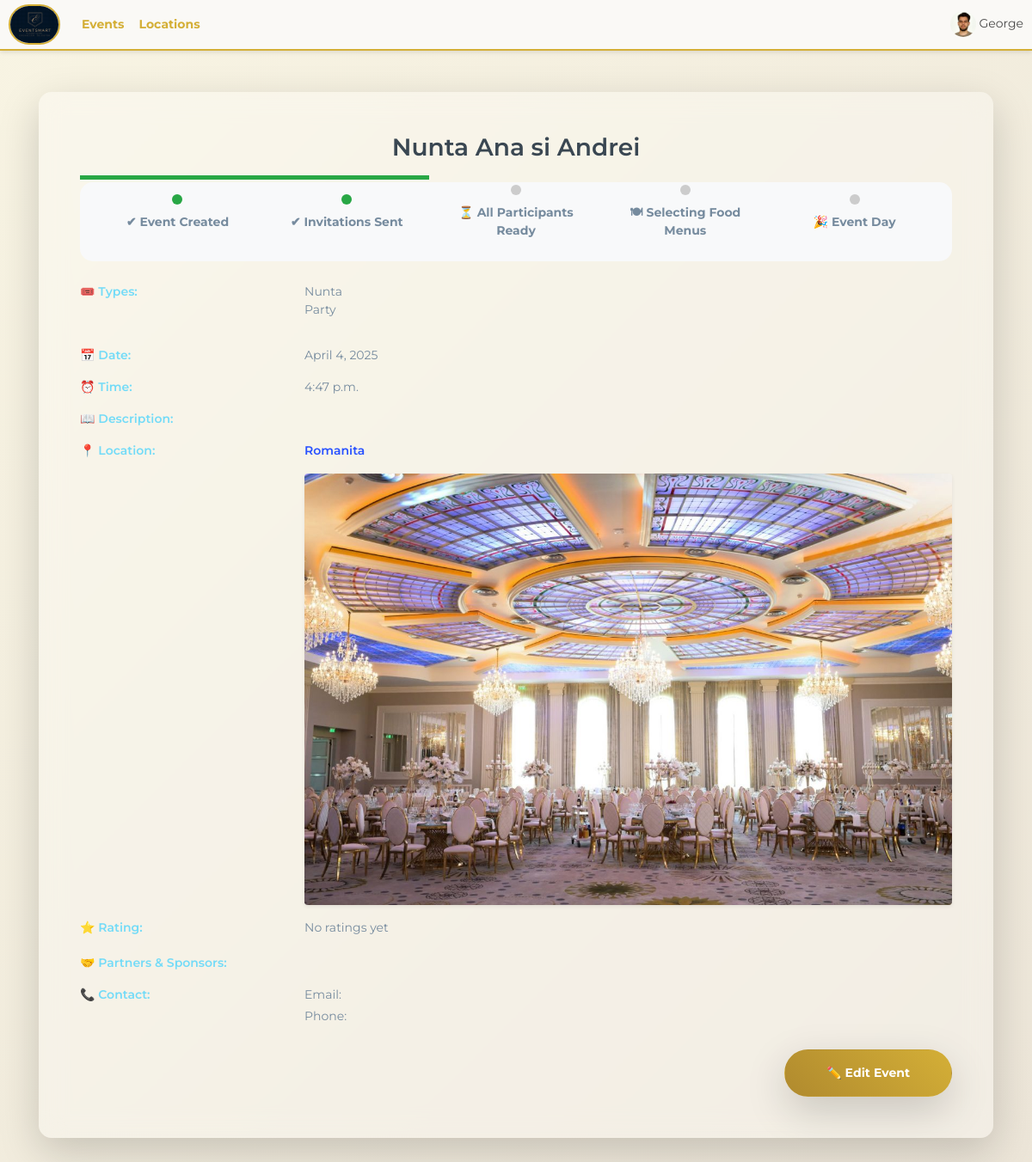
/event/2/details/ (signed in), run on the app's committed database.
### base/models.py (models this page shows, shortened)
class Profile(models.Model):
    user = models.ForeignKey(User, on_delete=models.CASCADE, null=True, blank=True)
    username = models.CharField(max_length=150, unique=True)
    password = models.CharField(max_length=128)
    email = models.EmailField()
    description = models.TextField(null=True, blank=True)
    photo = models.ImageField(upload_to='profile_photos/', null=True, blank=True, default="poze_invitati/male.jpg")
    approved = models.BooleanField(default=False)
    number = models.CharField(max_length=15,default="+(40) 748364823")
    age = models.IntegerField(default=20)
    first_name = models.CharField(null=True, blank=True,max_length=15)
    last_name = models.CharField(null=True, blank=True,max_length=15)
    location = models.CharField(null=True, blank=True,max_length=60)
    street = models.CharField(null=True, blank=True,max_length=100)
    zip_code = models.CharField(null=True, blank=True,max_length=10)
    facebook = models.CharField(null=True, blank=True,max_length=100)
    instagram = models.CharField(null=True, blank=True,max_length=100)
    work_link = models.CharField(null=True, blank=True,max_length=100)
    google_link = models.CharField(null=True, blank=True,max_length=100)
    country = models.CharField(null=True, blank=True,max_length=100)
    created_at = models.DateTimeField(auto_now_add=True)
    USER_TYPE_CHOICES = (
        ('admin', 'Admin'),
        ('organizer', 'Organizer'),
        ('guest', 'Guest'),
        ('staff', 'Staff')
    )
    user_type = models.CharField(
        max_length=20,
        choices=USER_TYPE_CHOICES,
        default='guest'
    )

class Event(models.Model):
    location = models.ForeignKey(Location, on_delete=models.SET_NULL, null=True, blank=True)
    event_name = models.CharField(max_length=100)
    event_date = models.DateField()
    event_time = models.TimeField()
    event_description = models.TextField(null=True, blank=True)
    created_at = models.DateTimeField(auto_now_add=True)
    guests = models.ManyToManyField(Guests, related_name='events', blank=True)
    completed = models.BooleanField(default=False)
    types = models.ManyToManyField(Type, blank=True)
    cost = models.DecimalField(max_digits=10, decimal_places=2, default=3000)
    updated_at = models.DateTimeField(auto_now=True)
    is_canceled = models.BooleanField(default=False)
    organized_by = models.ForeignKey(
        User,
        on_delete=models.CASCADE,
        related_name="organized_events",
        blank=True,
        null=True
    )

class Type(models.Model):
    name = models.CharField(max_length=100)

class Location(models.Model):
    owner = models.ForeignKey(User, on_delete=models.SET_NULL, null=True)
    name = models.CharField(max_length=100)
    description = models.TextField(null=True, blank=True)
    gallery = models.ImageField(upload_to='images/', null=True, blank=True)
    location = models.TextField(max_length=30)
    types = models.ManyToManyField(Type, blank=True)
    seats_numbers = models.IntegerField(null=True, blank=True)
    created_at = models.DateTimeField(auto_now_add=True)
    cost = models.DecimalField(max_digits=12, decimal_places=2,default=3000)
    number = models.CharField(max_length=20, default="+(40) 74 83 64 823")
    def __str__(self):
        return self.name

### base/views.py (the view)
def event_details(request, event_id):
    event = get_object_or_404(Event, id=event_id)
    return render(request, 'base/event_details.html', {'event': event})

### base/context_processors.py (called while the page is built)
def media_url(request):
    return {
        'MEDIA_URL': settings.MEDIA_URL
    }

### base/templates/base/event_details.html (shortened to what this page needs)
{% extends 'main.html' %}
{% block content %}
<div class="container mt-5">
    <div class="card shadow-lg border-0 glass-effect">
        <div class="card-body p-5">
            <h2 class="text-center text-gradient mb-4">{{ event.event_name }}</h2>
            <div class="timeline">
                <div class="timeline-item active">✔ Event Created</div>
                <div class="timeline-item active">✔ Invitations Sent</div>
                <div class="timeline-item">⏳ All Participants Ready</div>
                <div class="timeline-item">🍽 Selecting Food Menus</div>
                <div class="timeline-item">🎉 Event Day</div>
            </div>
            <div class="row mb-3">
                <div class="col-sm-3 fw-bold text-secondary">🎟️ Types:</div>
                <div class="col-sm-9">
                    {% if event.types.all %}
                        <ul>
                            {% for type in event.types.all %}
                                <li>{{ type.name }}</li>
                            {% endfor %}
                        </ul>
                    {% else %}
                        <span class="text-muted">No types specified</span>
                    {% endif %}
                </div>
            </div>
            <div class="row mb-3">
                <div class="col-sm-3 fw-bold text-secondary">📅 Date:</div>
                <div class="col-sm-9">{{ event.event_date }}</div>
            </div>
            <div class="row mb-3">
                <div class="col-sm-3 fw-bold text-secondary">⏰ Time:</div>
                <div class="col-sm-9">{{ event.event_time }}</div>
            </div>
            <div class="row mb-3">
                <div class="col-sm-3 fw-bold text-secondary">📖 Description:</div>
                <div class="col-sm-9">{{ event.event_description }}</div>
            </div>
            <div class="row mb-3">
                <div class="col-sm-3 fw-bold text-secondary">📍 Location:</div>
                <div class="col-sm-9">
                    {% if event.location %}
                        <a href="{% url 'location' event.location.pk %}" class="text-decoration-none fw-bold text-primary">
                            {{ event.location }}
                        </a>
                    {% else %}
                        <span class="text-muted">Not specified</span>
                    {% endif %}
                    {% if event.location.gallery %}
                        <div class="mt-3">
                            <img src="{{ event.location.gallery.url }}" alt="Location Image" class="img-fluid rounded shadow-sm location-image">
                        </div>
                    {% endif %}
                </div>
            </div>
            <div class="row mb-3">
                <div class="col-sm-3 fw-bold text-secondary">⭐ Rating:</div>
                <div class="col-sm-9">
                    {% if event.average_rating %}
                        <p>{{ event.average_rating }} / 5 ({{ event.num_reviews }} reviews)</p>
                    {% else %}
                        <p>No ratings yet</p>
                    {% endif %}
                </div>
            </div>
            <div class="row mb-3">
                <div class="col-sm-3 fw-bold text-secondary">🤝 Partners & Sponsors:</div>
                <div class="col-sm-9">
                </div>
            </div>
            <div class="row mb-3">
                <div class="col-sm-3 fw-bold text-secondary">📞 Contact:</div>
                <div class="col-sm-9">
                    <p>Email: <a href="mailto:{{ event.contact_email }}" class="text-primary">{{ event.contact_email }}</a></p>
                    <p>Phone: <a href="tel:{{ event.contact_phone }}" class="text-primary">{{ event.contact_phone }}</a></p>
                </div>
            </div>
            <div class="d-flex justify-content-center mt-4">
                <a href="{% url 'edit_event' event.id %}" class="btn btn-gradient px-5 py-3 rounded-pill shadow-lg">✏️ Edit Event</a>
            </div>
        </div>
    </div>
</div>
{% endblock %}

### templates/navbar.html (shortened to what this page needs)
<div class="header">
    <div class="first">
        <a href="{% url 'home-organizer' %}">
            <img class="logo" src="{{ MEDIA_URL }}logos/logo.jpg" alt="EventEase Logo">
        </a>
        {% if request.user.is_authenticated %}
        <div class="events-dropdown">
            <span>Events</span>
        </div>
        <div class="locations-dropdown" style="margin-left: 2px;">
            <span>Locations</span>
        </div>
        {% endif %}
    </div>
    <div class="second">
        {% if request.user.is_authenticated %}
        <div class="profile-dropdown">
            <img src="{{ request.user.profile_set.first.photo.url }}" alt="Profile Picture" style="width:30px;height:30px;border-radius:50%;">
            <span>{{ user.username }}</span>
        </div>
        {% else %}
            {% if request.path != '/login/' and request.path != '/register/' %}
                <a href="{% url 'login' %}">Login</a>
            {% endif %}
        {% endif %}
    </div>
</div>

### static/css/styles.css (style rules this page uses)
.card p { margin-bottom: 4px; font-size: 14px; }
.header { display: flex; flex-direction: row; align-items: center; background-color: #FAF9F6; padding: 5px 10px; border-bottom: 2px solid #D4AF37; box-shadow: 0 2px 5px rgba(0, 0, 0, 0.1); }
body { font-family: Arial, sans-serif; background-color: #FAF9F6; margin: 0; }
a { color: #D4AF37; text-decoration: none; }
.task_manager span, a { margin-left: auto; }
:root { --primary-color: #2E8B57; --secondary-color: #D4AF37; --text-color: #002B5B; }

### templates/navbar.html (style rules this page uses)
.logo { width: 60px; margin-right: 10px; height: auto; border-radius: 40px; border: 2px solid #D4AF37; }
.first { display: flex; flex-direction: row; align-items: center; }
.first a { margin-right: 15px; color: #D4AF37; font-size: 1em; text-decoration: none; font-weight: bold; }
.second { margin-left: auto; display: flex; flex-direction: column; align-items: center; }
.profile-dropdown, .events-dropdown, .locations-dropdown { position: relative; display: inline-block; }
.events-dropdown span, .locations-dropdown span { color: #D4AF37; font-size: 1em; font-weight: bold; margin-right: 15px; }
body { overflow-x: hidden; }

### base/templates/base/event_details.html (style rules this page uses)
body { background: linear-gradient(135deg, #F8F4E3, #ECE5D8); color: #4A4A4A; }
.glass-effect { background: rgba(255, 255, 255, 0.3); border-radius: 15px; backdrop-filter: blur(15px); border: 1px solid rgba(255, 255, 255, 0.2); }
.timeline { display: flex; justify-content: space-between; align-items: center; padding: 15px; background: #f8f9fa; border-radius: 15px; margin-bottom: 25px; position: relative; }
.timeline-item { flex: 1; text-align: center; font-weight: bold; padding: 10px; position: relative; }
.timeline-item::before { content: ""; position: absolute; width: 12px; height: 12px; background: #ccc; border-radius: 50%; top: -12px; left: 50%; transform: translateX(-50%); }
.timeline-item.active::before { background: #28a745; }
.timeline::after { content: ""; position: absolute; top: -8px; left: 0; width: 40%; height: 5px; background: #28a745; animation: fillTimeline 2s linear forwards; }
.btn-gradient { background: linear-gradient(45deg, #B08A2E, #D4AF37); color: white; font-weight: bold; transition: all 0.3s ease-in-out; box-shadow: 0 4px 10px rgba(0, 0, 0, 0.2); }

### data on the page
Event: event_name "Nunta Ana si Andrei", event_date "April 4, 2025", event_time "4:47 p.m.", location "Romanita", location.gallery (picture)
Type: name "Nunta"
Type: name "Party"

### other printed values
{{ user.username }} "George"
